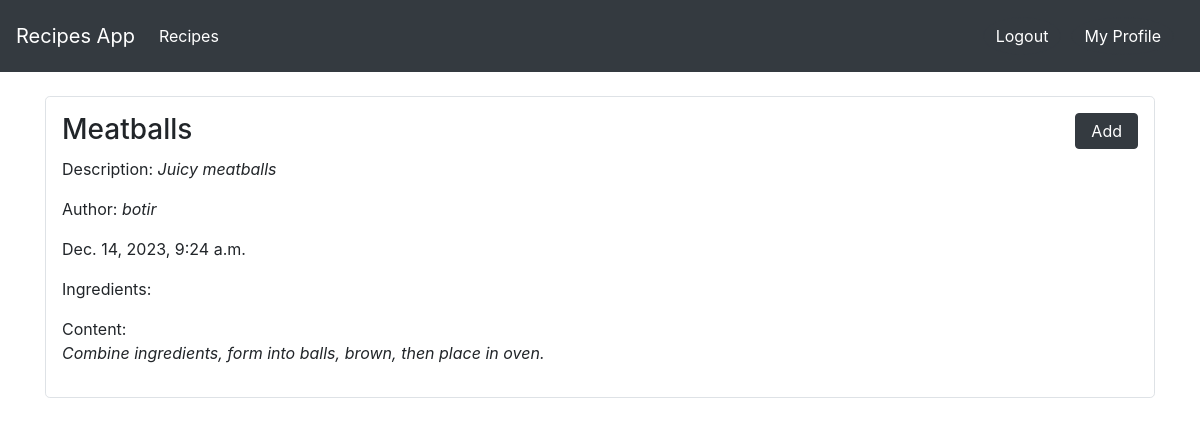
The app's page /main/Meatballs (signed in) with its own data.
### app/models.py (models this page shows, shortened)
class Recipe(models.Model):
    image = models.ImageField(blank=True)
    title = models.CharField(max_length = 100)
    description = models.CharField(max_length=100, blank=True)
    author = models.ForeignKey(User, on_delete = models.CASCADE)
    ingredients = models.TextField(blank=True)
    content = models.TextField(default = '')
    created_on = models.DateTimeField(auto_now_add=True)

### app/views.py (the view)
# urls.py: path('main/<str:title>', views.recipe_detail, name='recipe_detail'),
@login_required(login_url='login')
def recipe_detail(request, title):
    recipe = Recipe.objects.get(title=title)
    return render(request, 'app/detail.html', {'recipe': recipe})

### app/templates/app/detail.html (shortened to what this page needs)
{% extends 'app/base.html' %}
{% load static %}
    {% block content %}
        <div class="border rounded-lg p-3 mb-3">
            <h3 style="display: inline;">{{ recipe.title|capfirst }}</h3>
            <a href="{% url 'add' recipe.title %}" style="display: inline;float: right;padding: 5px 15px;" class="btn btn-dark ml-3">Add</a>
            {% if recipe.description %}
            <p style="margin-top: 10px;">Description: <i>{{ recipe.description }}</i></p>
            {% endif %}
            <p style="margin-top: 10px;">Author: <i>{{ recipe.author }}</i></p>
            <p>{{ recipe.created_on }}</p>
            <p>Ingredients: <br></p>
            <p>Content:<br> <i>{{ recipe.content }}</i></p>
        </div>
    {% endblock %}

### records on screen
Recipe: title "Meatballs", description "Juicy meatballs", author "botir", created_on "Dec. 14, 2023, 9:24 a.m.", content "Combine ingredients, form into balls, brown, then place in oven."
